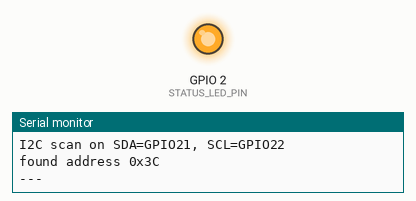
A sketch run on a simulated ESP32. Parts: output pins drawn as LEDs (lit = HIGH), the last lines printed to the serial monitor.

Above: at 2.5 s.
At 4.5 s:
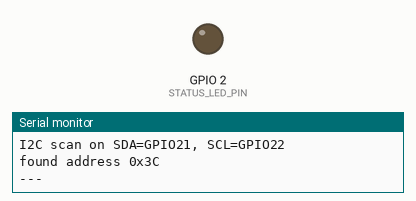
Timing chart, 0 to 6.8 s (numbered marks = the images above):
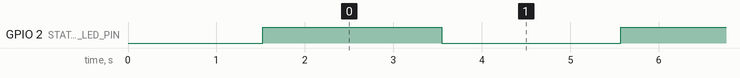

Measured:
- by itself, GPIO 2 (STATUS_LED_PIN): alternates HIGH for 2.0 s and LOW for 2.0 s

The sketch:

i2c_21_22_scan.ino
```cpp
#include <Arduino.h>
#include <Wire.h>

constexpr uint8_t SDA_PIN = 21;
constexpr uint8_t SCL_PIN = 22;
constexpr uint8_t STATUS_LED_PIN = 2;

void scanI2cBus() {
  uint8_t foundCount = 0;

  pinMode(SDA_PIN, INPUT_PULLUP);
  pinMode(SCL_PIN, INPUT_PULLUP);
  delay(10);
  Serial.print("idle_levels sda=");
  Serial.print(digitalRead(SDA_PIN));
  Serial.print(", scl=");
  Serial.println(digitalRead(SCL_PIN));

  Wire.begin(SDA_PIN, SCL_PIN);
  Wire.setClock(100000);

  Serial.println("I2C scan on SDA=GPIO21, SCL=GPIO22");

  for (uint8_t address = 1; address < 127; address++) {
    Wire.beginTransmission(address);
    uint8_t error = Wire.endTransmission();

    if (error == 0) {
      Serial.print("found address 0x");
      if (address < 16) {
        Serial.print("0");
      }
      Serial.println(address, HEX);
      foundCount++;
    }
  }

  if (foundCount == 0) {
    Serial.println("no_i2c_devices_found");
  }

  Serial.println("---");
}

void setup() {
  Serial.begin(115200);
  delay(1500);

  pinMode(STATUS_LED_PIN, OUTPUT);

  // Keep weak pull-ups enabled during diagnosis. Real I2C modules usually
  // include pull-ups, but this makes a missing-pull-up case easier to catch.
  pinMode(SDA_PIN, INPUT_PULLUP);
  pinMode(SCL_PIN, INPUT_PULLUP);

  Wire.begin(SDA_PIN, SCL_PIN);
  Wire.setClock(100000);

  Serial.println();
  Serial.println("T series minimal I2C scanner");
  Serial.println("Expected GY-SGP30 address: 0x58");
}

void loop() {
  scanI2cBus();
  digitalWrite(STATUS_LED_PIN, !digitalRead(STATUS_LED_PIN));
  delay(2000);
}
```
